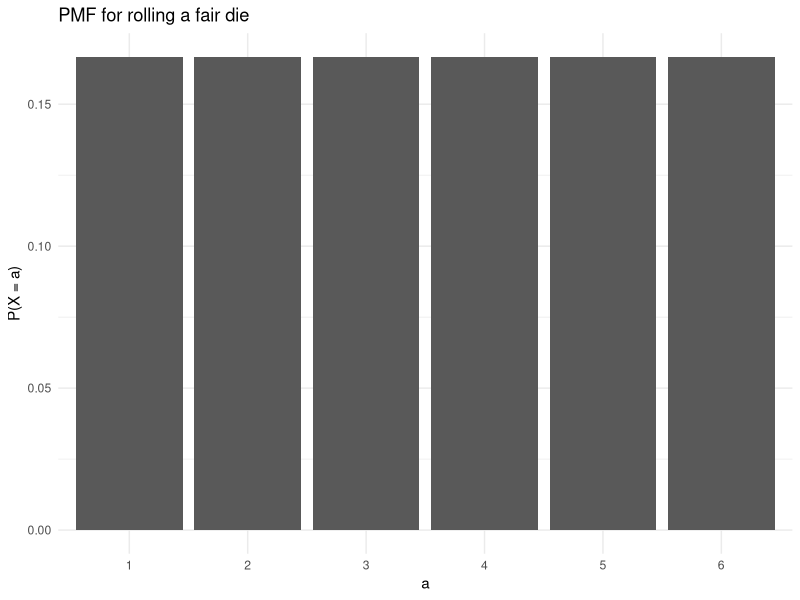
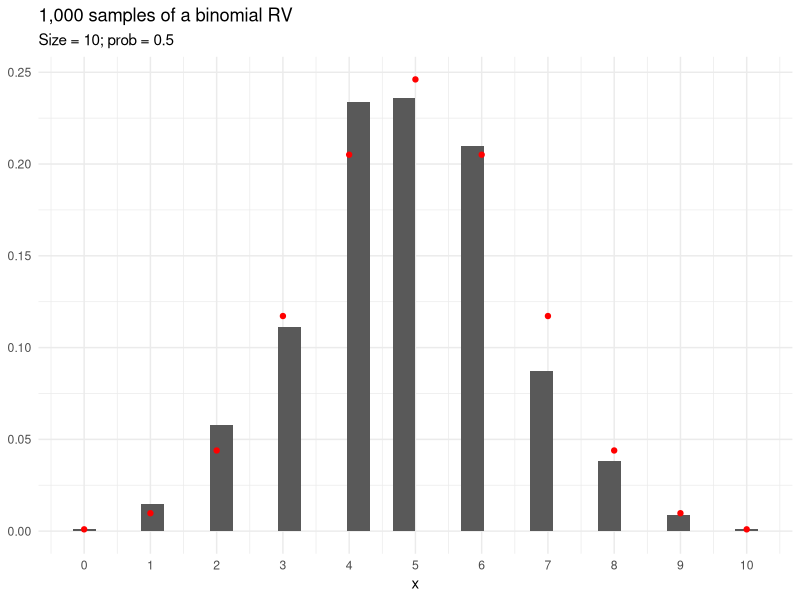
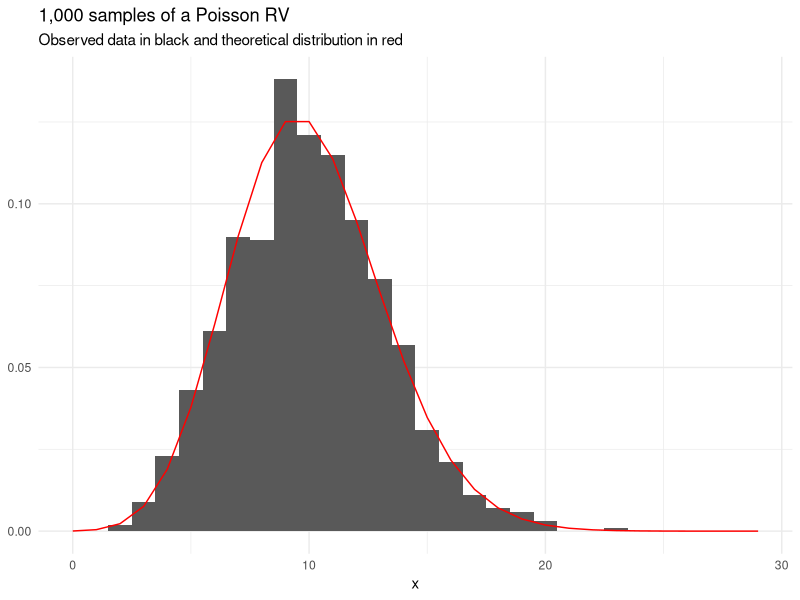
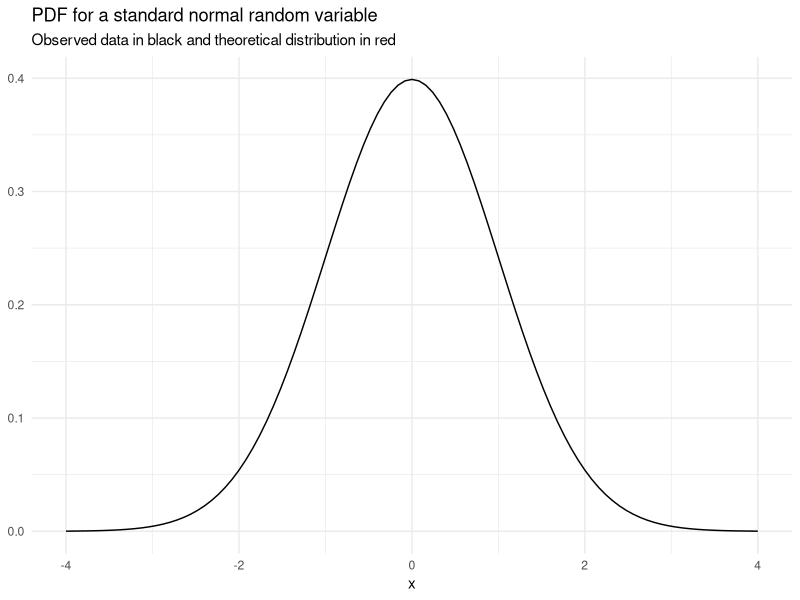
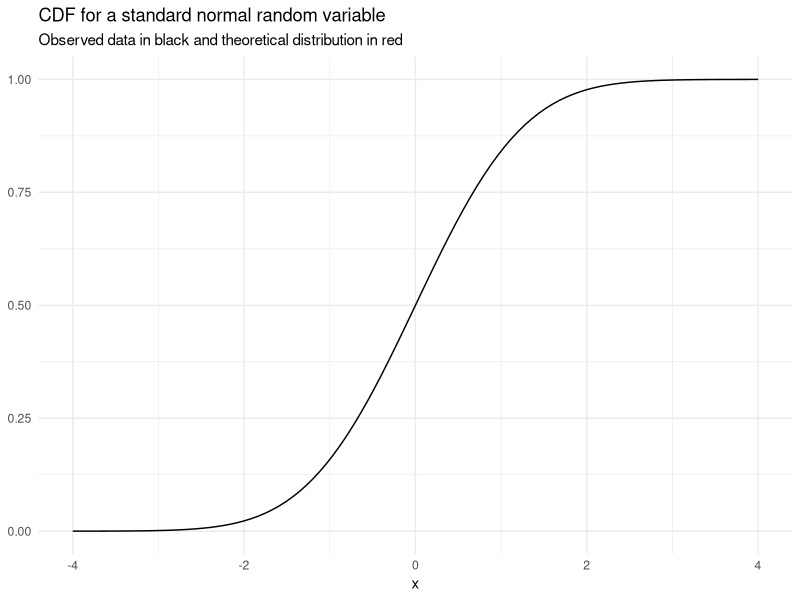
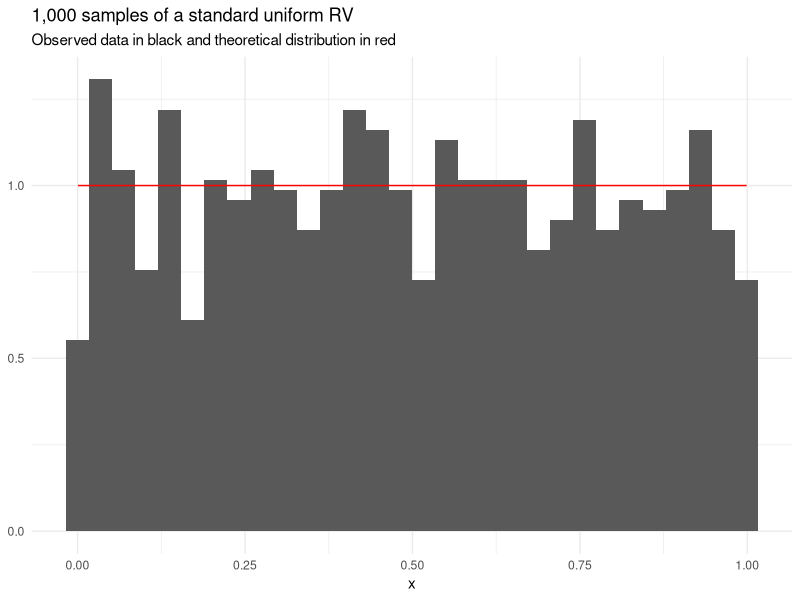
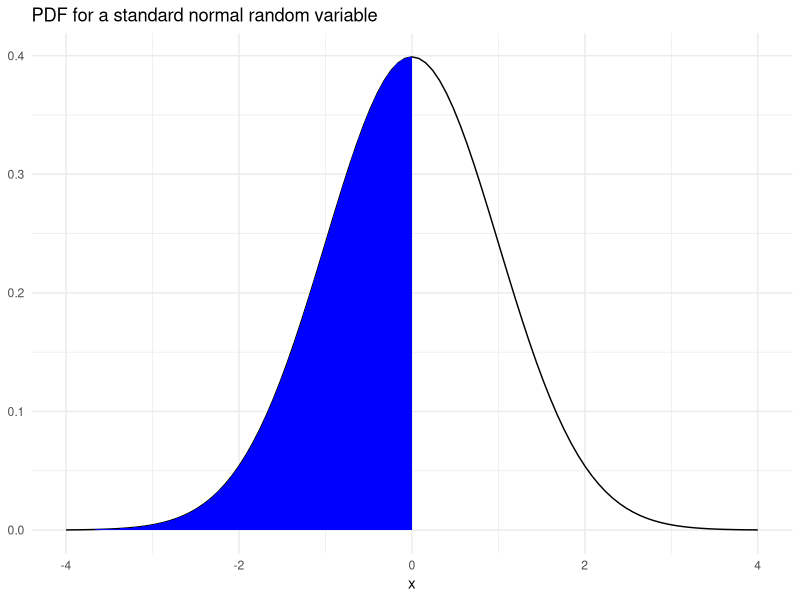
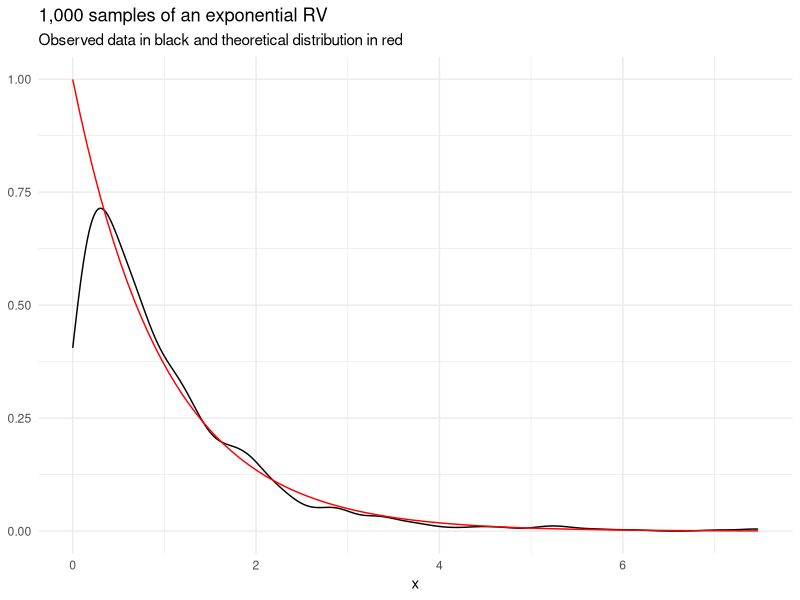

The R script that drew these images, in order: (Note: this script raises an error after producing the figures.)
## ---- chunk 1
#| echo: false

exercise_number <- 1

## ---- chunk 2
#| label: rmarkdown-setup
#| echo: false
#| message: false
#| warning: false

library(MASS)
library(tidyverse)
library(broom)

theme_set(theme_minimal())

## ---- chunk 3
#| label: fig-die
#| fig-cap: PMF for rolling a fair die
#| code-fold: true

tibble(
  a = factor(1:6),
  `P(X = a)` = rep(1 / 6, 6)
) |>
  ggplot(aes(a, `P(X = a)`)) +
  geom_col() +
  labs(title = "PMF for rolling a fair die")

## ---- chunk 4
#| label: fig-binomial
#| fig-cap: 1,000 random draws from a binomial distribution with 10 trials and p = 0.5
#| code-fold: true
#| message: false

tibble(
  x = rbinom(n = 1000, size = 10, prob = 0.5)
) |>
  ggplot(aes(x)) +
  geom_histogram(aes(y = after_stat(count / sum(count)))) +
  scale_x_continuous(breaks = 0:10) +
  geom_point(data = tibble(x = 0:10, y = map_dbl(0:10, dbinom, size = 10, prob = 0.5)),
             aes(x, y),
             color = "red") +
  labs(
    title = "1,000 samples of a binomial RV",
    subtitle = "Size = 10; prob = 0.5",
    y = NULL
  ) 

## ---- chunk 5
dbinom(x = 10, size = 10, prob = 0.5)

## ---- chunk 6
pbinom(q = 3, size = 10, prob = 0.5)

## ---- chunk 7
qbinom(p = 0.1, size = 10, prob = 0.5)

## ---- chunk 8
rbinom(n = 10, size = 10, prob = 0.5)

## ---- chunk 9
#| echo: false

exercise_number <- exercise_number + 1
## ---- chunk 10
#| label: fig-poisson
#| code-fold: true
#| fig-cap: 1,000 samples of a Poisson RV
#| message: false

set.seed(20200905)

tibble(
  x = rpois(1000, lambda = 10)
) |>
  ggplot(aes(x)) +
  geom_histogram(aes(y = after_stat(count / sum(count)))) +
  scale_x_continuous(limits = c(0, 29)) +
  stat_function(fun = dpois, n = 30, color = "red", args = list(lambda = 10)) + 
  labs(
    title = "1,000 samples of a Poisson RV",
    subtitle = "Observed data in black and theoretical distribution in red",
    y = NULL
  ) 

## ---- chunk 11
sample(x = 1:6, size = 1)

## ---- chunk 12
sample(
  x = c("rain", "sunshine"), 
  size = 1, 
  prob = c(0.1, 0.9)
)

## ---- chunk 13
#| echo: false

exercise_number <- exercise_number + 1
## ---- chunk 14
#| code-fold: true

tibble(x = c(-4, 4)) |>
  ggplot(aes(x)) +
  stat_function(fun = dnorm, n = 101, args = list(mean = 0, sd = 1)) + 
  labs(
    title = "PDF for a standard normal random variable",
    subtitle = "Observed data in black and theoretical distribution in red",
    y = NULL
  ) 

## ---- chunk 15
#| code-fold: true

tibble(x = c(-4, 4)) |>
  ggplot(aes(x)) +
  stat_function(fun = pnorm, n = 101, args = list(mean = 0, sd = 1)) + 
  labs(
    title = "CDF for a standard normal random variable",
    subtitle = "Observed data in black and theoretical distribution in red",
    y = NULL
  ) +
  theme_minimal()

## ---- chunk 16
#| code-fold: true
#| message: false

set.seed(20200904)

tibble(
  x = runif(1000)
) |>
  ggplot(aes(x)) +
  geom_histogram(aes(y = after_stat(density))) +
  stat_function(fun = dunif, n = 101, color = "red") + 
  labs(
    title = "1,000 samples of a standard uniform RV",
    subtitle = "Observed data in black and theoretical distribution in red",    
    y = NULL
  ) 

## ---- chunk 17
#| code-fold: true

tibble(x = c(-4, 4)) |>
  ggplot(aes(x)) +
  stat_function(fun = dnorm, n = 101, args = list(mean = 0, sd = 1)) + 
  geom_area(stat = "function", fun = dnorm, fill = "blue", xlim = c(-4, 0)) +
  labs(
    title = "PDF for a standard normal random variable",
    y = NULL
  ) 

## ---- chunk 18
#| echo: false

exercise_number <- exercise_number + 1
## ---- chunk 19
#| code-fold: true

tibble(
  x = rexp(n = 1000, rate = 1)
) |>
  ggplot(aes(x)) +
  geom_density() +
  stat_function(fun = dexp, n = 101, args = list(rate = 1), color = "red") + 
  labs(
    title = "1,000 samples of an exponential RV",
    subtitle = "Observed data in black and theoretical distribution in red",    
    y = NULL
  ) 

## ---- chunk 20
set.seed(20230909)
x <- rbinom(n = 8, size = 10, prob = 0.3)

x

## ---- chunk 21
mle_binom <- sum(x) / (10 * 8)

mle_binom

## ---- chunk 22
set.seed(20230909)
x <- rnorm(n = 200, mean = 0, sd = 1)

## ---- chunk 23
mean_hat <- mean(x)

mean_hat

sigma2_hat <- mean((x - mean(x)) ^ 2)

sigma2_hat

tibble(x = x) |>
  ggplot() +
  geom_histogram(aes(x, y = after_stat(density))) +
  stat_function(fun = dnorm, color = "red", args = list(mean = mean_hat, sd = sqrt(sigma2_hat)))

## ---- chunk 24
set.seed(20230909)
x <- rexp(n = 200, rate = 10)

mle_exp <- 1 / mean(x)

mle_exp

tibble(x = x) |>
  ggplot() +
  geom_histogram(aes(x, y = after_stat(density))) +
  stat_function(fun = dexp, color = "red", args = list(rate = mle_exp))

## ---- chunk 25
#| echo: false

exercise_number <- exercise_number + 1
## ---- chunk 26
#| code-fold: true

x <- c(
  30970.787, 10901.544, 15070.015, 10445.772, 8972.258, 
  15759.614, 13341.328, 18498.858, 134462.066, 17498.930, 
  7112.306, 27336.795, 75526.381, 110123.606, 32910.618, 
  16764.452, 21244.380, 18952.455, 954373.470, 4219.635,
  7078.766, 27657.996, 18337.097, 14566.525, 14220.000, 
  21457.202, 9322.311, 26018.018, 96325.728, 26780.329, 
  25833.356, 10719.360, 8642.935, 29302.623, 10517.174,
  33831.547, 339077.456, 5805.707, 141505.710, 28168.790, 
  10446.378, 4993.349, 27502.949, 35519.162, 45761.505, 
  26163.096, 72163.668, 15515.435, 69396.895, 84972.590, 
  67248.460, 26966.374, 24624.339, 4779.110, 23330.279,
  196311.913, 20517.739, 80257.587, 32108.466, 9735.061, 
  20502.579, 2544.004, 165909.040, 20949.512, 16643.695, 
  30267.741, 8359.024, 13355.154, 8425.988, 4491.550,
  32071.872, 61648.149, 75074.135, 62842.985, 26040.648, 
  68733.979, 63368.710, 11157.211, 5782.610, 3629.674, 
  44399.230, 2852.381, 8200.453, 41249.003, 15006.791,
  808974.653, 30705.915, 6341.954, 28208.144, 5409.821,
  54566.805, 10894.864, 4583.550, 31110.875, 43474.872, 
  69059.161, 33054.574, 8789.910, 218887.477, 11051.292, 
  3366.743, 63853.329, 68756.561, 48031.259, 11707.191,
  26593.634, 8868.942, 19225.309, 27704.670, 10666.549, 
  47151.963, 20343.604, 123932.502, 33030.986, 5412.023, 
  23540.382, 9894.513, 52742.541, 21397.990, 25100.143,
  23757.882, 48347.300, 4325.134, 23816.776, 11907.656, 
  24179.849, 25967.574, 7531.294, 15131.240, 21595.781, 
  40473.936, 35390.849, 4060.563, 55334.157, 37058.771, 
  34050.456, 17351.500, 7453.829, 48131.565, 10576.746,
  26450.754, 33592.986, 21425.018, 34729.337, 77370.078, 
  5819.325, 9067.356, 19829.998, 20120.706, 3637.042, 
  44812.638, 22930.229, 29683.776, 76366.822, 15464.594, 
  1273.101, 53036.266, 2846.294, 114076.200, 14492.680, 
  55071.554, 31597.849, 199724.125, 52332.510, 98411.129, 
  43108.506, 6580.620, 12833.836, 8846.348, 7599.796, 
  6952.447, 30022.143, 24829.739, 40784.581, 8997.219,
  3786.354, 11515.298, 116515.617, 137873.967, 3282.185,
  107886.676, 13184.850, 51083.235, 2907.886, 51827.538, 
  37564.196, 23196.399, 20169.037, 9020.364, 11118.250, 
  56930.060, 11657.302, 84642.584, 44948.450, 16610.166, 
  5509.231, 4770.262, 15614.233, 5993.999, 22628.114
)
## ---- chunk 27
#| label: fig-mvnorm
#| fig-cap: "Samples from Multivariate Normal Distributions"
#| fig-subcap:
#|   - "Strong Positive Covariance"
#|   - "Weak Covariance"
#|   - "Strong Negative Covariance" 
#| layout-ncol: 3

Sigma1 <- matrix(c(1, 0.8, 
                   0.8, 1),
                 nrow = 2,
                 byrow = TRUE)
  
mvrnorm(n = 1000, mu = c(0, 0), Sigma = Sigma1) |>
  as_tibble() |>
  ggplot(aes(V1, V2)) +
  geom_point()

Sigma2 <- matrix(c(1, 0.2, 
                   0.2, 1),
                 nrow = 2,
                 byrow = TRUE)

mvrnorm(n = 1000, mu = c(0, 0), Sigma = Sigma2) |>
  as_tibble() |>
  ggplot(aes(V1, V2)) +
  geom_point()

Sigma3 <- matrix(c(1, -0.8, 
                   -0.8, 1),
                 nrow = 2,
                 byrow = TRUE)

mvrnorm(n = 1000, mu = c(0, 0), Sigma = Sigma3) |>
  as_tibble() |>
  ggplot(aes(V1, V2)) +
  geom_point()

## ---- chunk 28
#' Count the proportion of n tosses that turn up heads
#'
#' @param n An integer for the number of tosses
#'
#' @return The proportion of n tosses that turn up heads
#' 
count_heads <- function(n) {
  
  # toss the fair coin n times
  coin_tosses <- rbinom(n = n, size = 1, prob = 0.5)
    
  coin_tosses <- if_else(coin_tosses == 1, "heads", "tails")
  
  # calculate the proportion of heads
  prop_heads <- mean(coin_tosses == "heads")
  
  return(prop_heads)
  
}

## ---- chunk 29
set.seed(11)
count_heads(n = 10)

## ---- chunk 30
set.seed(20)
count_heads(n = 1000000)

## ---- chunk 31
coin <- c("heads", "tails")

set.seed(20210901)

tibble(
  `Number of flips` = 1:1000,
  head = sample(x = coin, size = 1000, replace = TRUE) == "heads"
) |>
  mutate(`Proportion of heads` = cummean(head)) |>
  ggplot(aes(`Number of flips`, `Proportion of heads`)) +
  geom_hline(yintercept = 0.5, color = "red") +
  geom_step() +
  scale_y_continuous(limits = c(0, 1)) +
  labs(title = "Proportion of heads by number of flips")

## ---- chunk 32
#' Calculate the proportion of unique values from a vector of integers included 
#' in a bootstrap sample
#'
#' @param integers A vector of integers
#'
#' @return The proportion of integers included in the bootstrap sample
#' 
count_uniques <- function(integers) {
  
  # generate a bootstrap sample
  samples <- sample(integers, size = length(integers), replace = TRUE)
  
  # calculate the proportion of unique values from the original vector
  prop_unique <- length(unique(samples)) / length(integers)
  
  return(prop_unique)
  
}

## ---- chunk 33
# pre-allocate the output vector for efficient computation
prop_unique <- vector(mode = "numeric", length = 100000)
for (i in seq_along(prop_unique)) {
  
  prop_unique[i] <- count_uniques(integers = 1:100)
  
}

## ---- chunk 34
mean(prop_unique)

## ---- chunk 35
quantile(prop_unique, probs = c(0.025, 0.975))

## ---- chunk 36
expand_grid(
  x = seq(0, 4, 0.1),
  y = seq(0, 2, 0.1)
) |>
ggplot() +
  ggforce::geom_circle(aes(x0 = 2, y0 = 1, r = 1), fill = "blue", color = NA) +
  geom_rect(aes(xmin = 0, xmax = 1, ymin = 0, ymax = 1), fill = "red", color = NA) +
  geom_rect(aes(xmin = 0, xmax = 3, ymin = 0, ymax = 2), fill = NA, color = "black") +
  coord_fixed()

## ---- chunk 37
number_of_samples <- 2000000

# sample points in a rectangle with x in [0, 3] and y in [0, 2]
set.seed(20210907)
samples <- tibble(
  x = runif(number_of_samples, min = 0, max = 3),
  y = runif(number_of_samples, min = 0, max = 2)
)

# calculate if (x, y) is in the circle, the square, or neither
samples <- samples |>
  mutate(
    in_square = between(x, 0, 1) & between(y, 0, 1),
    in_circle = (x - 2) ^ 2 + (y - 1) ^ 2 < 1
  ) 

# calculate the proportion of samples in each shape
prop_in_shapes <- samples |>
  summarize(
    prop_in_square = mean(in_square), 
    prop_in_circle = mean(in_circle)
  ) 

# calculate the ratio
prop_in_shapes |>
  mutate(prop_in_circle / prop_in_square) |>
  print(digits = 3)

## ---- chunk 38
set.seed(20210906)

data <- map(
  .x = 1:1000,
  .f = ~ tibble(
    x = rnorm(n = 10000, mean = 0, sd = 2),
    epsilon = rnorm(n = 10000, mean = 0, sd = 10),
    y = 5 + 15 * x + epsilon
  )
)

## ---- chunk 39
estimated_models <- map(
  .x = data,
  .f = ~ lm(y ~ x, data = .x)
)

## ---- chunk 40
coefficients <- map_df(
  .x = estimated_models,
  .f = tidy,
  conf.int = TRUE
)

## ---- chunk 41
model_metrics <- map_df(
  .x = estimated_models,
  .f = glance
) 

model_metrics |>
  ggplot(aes(sigma)) +
  geom_histogram() +
  labs(title = "Plot of the estimated residual standard errors")

## ---- chunk 42
coefficients |>
  ggplot(aes(estimate)) +
  geom_histogram() +
  facet_wrap(~term, scales = "free_x") +
  labs(title = "Coefficients estimates across 10,000 samples")

## ---- chunk 43
coefficients |>
  group_by(term) |>
  summarize(
    mean(estimate), 
    sd(estimate)
  )

## ---- chunk 44
coefficients |>
  filter(term == "x") |>
  summarize(ci_contain_beta = mean(conf.low <= 15 & conf.high >= 15))

coefficients |>
  filter(term == "(Intercept)") |>
  summarize(ci_contain_beta = mean(conf.low <= 5 & conf.high >= 5))

## ---- chunk 45
generate_queue <- function(t, lambda, mu) {
  
  # 1 sample t and s
  t_i <- rexp(100, rate = lambda) 
  s_i <- rexp(100, rate = mu) 
  
  while(sum(t_i) < t) {
    
    t_i <- c(t_i, rexp(100, rate = lambda)) 
    s_i <- c(s_i, rexp(100, rate = mu))
    
  }
  
  # 2 calculate a
  a_i <- cumsum(t_i)
  
  #
  w_i <- vector(mode = "double", length = length(t_i))
  d_i <- vector(mode = "double", length = length(t_i)) 
  d_i[1] <- a_i[1] + s_i[1]
  w_i[1] <- 0
  for (i in seq_along(d_i)) {
    
    w_i[i] <- max(0, d_i[i - 1] - a_i[i])
    d_i[i] <- a_i[i] + w_i[i] + s_i[i]
                
  }
  
  tibble(
    interarrival_time = t_i,
    arrival_time = a_i,
    service_time = s_i,
    wait_time = w_i,
    departure_time = d_i
  )
  
}


## ---- chunk 46
set.seed(19920401)
queue <- generate_queue(t = 100, lambda = 1, mu = 1)

queue

## ---- chunk 47
flow <- tibble::tibble(
  time = c(queue$arrival_time, queue$departure_time),
  type = c(rep("arrival", length(queue$arrival_time)), 
           rep("departure", length(queue$departure_time))), 
  change = c(rep(1, length(queue$arrival_time)), rep(-1, length(queue$departure_time))),
) |>
  arrange(time) |> 
  filter(time < 100) |> 
  mutate(queue = cumsum(change) - 1)

flow |>
  ggplot(aes(time, queue)) +
  geom_step() +
  labs(title = "Simulated queue at the Social Security office")

## ---- chunk 48
#' Generate wait times at the queue
#'
#' @param person_number An integer for the person of interest
#' @param iterations An integer for the number of Monte Carlo iterations
#' @param t A t for the maximum time
#'
#' @return A vector of wait times
#' 
generate_waits <- function(person_number, iterations, t) {
  
  wait_time <- vector(mode = "numeric", length = iterations)
  for (i in seq_along(wait_time)) {
    
    wait_time[i] <- generate_queue(t = t, lambda = 1, mu = 1)$wait_time[person_number]
    
  }
  
  return(wait_time)
  
}

set.seed(20200908)
wait_time <- generate_waits(person_number = 5, iterations = 10000, t = 50)

mean(wait_time)

quantile(wait_time, probs = c(0.025, 0.5, 0.975))

## ---- chunk 49
#| echo: false

exercise_number <- exercise_number + 1
## ---- chunk 50
#| echo: false

exercise_number <- exercise_number + 1
## ---- chunk 51
#| include: false

sample_n <- function() {
  
  x1 <- rnorm(n = 1, mean = 0, sd = 1)
  x2 <- rnorm(n = 1, mean = 1, sd = 1)
  x3 <- rnorm(n = 1, mean = 2, sd = 1)
  
  x1 < x2 & x2 < x3
  
}

mean(map_lgl(.x = 1:10000, .f = ~sample_n()))

